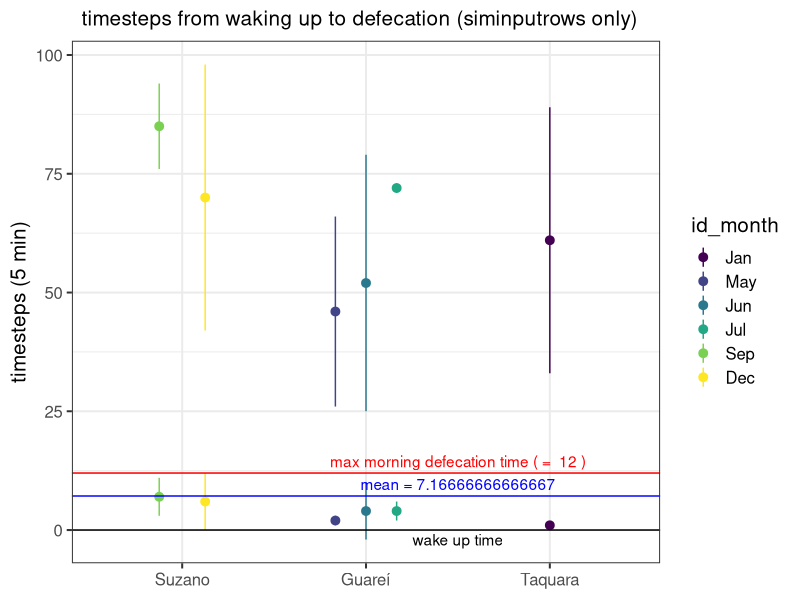
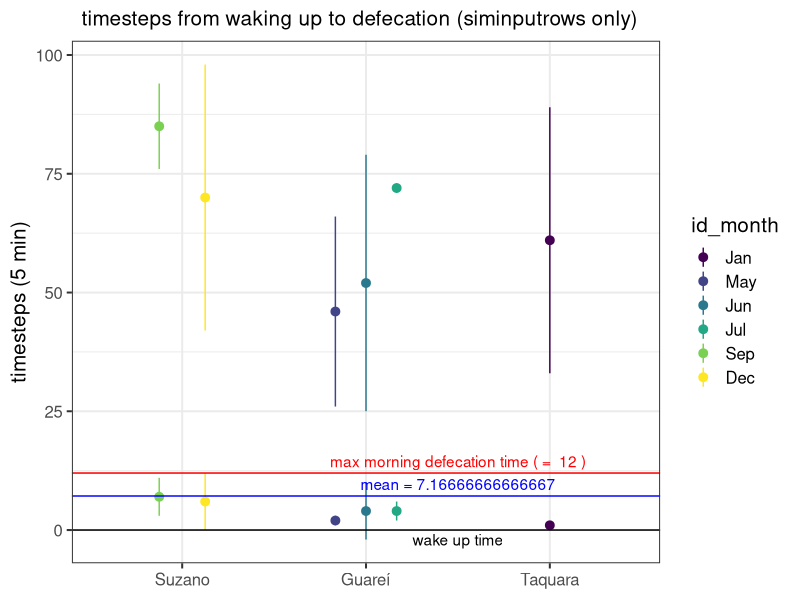

Reproduce these figures in R, in order. (Note: this script raises an error after producing the figures.)
# Script name: 01_filter-data-siminputrow.R
# Script purpose: derive empirical values for parameterizing the model to run in 
# the nine situations assigned in BLT_groups_data_summary_aftercleaning.csv in 
# Data/Movement/Curated.

# Date created: 2022-11-03d
# Author: Eduardo Zanette

## Notes --------------------------- 
#
#

## Options -------------------------
# (plotting, memory limit, decimal digits)
# 

## Packages -------------------------
library("here")
library("dplyr")
library("ggplot2")
library("readxl")
library("lubridate")
library("hms")


#### Siminputrow matrix  -------------------------

# Load siminputrow matrix from movement data -------------------------
siminputmatrix <- read.csv(here("Data", "Movement", "Curated", "Param_Simulation-time",  "BLT_groups_data_summary_siminputrow.csv"),
                           sep = ",", dec = ".", stringsAsFactors = TRUE) %>% 
  mutate(group = recode(group, "Guarei" = "Guareí")) # to match all other datasets
siminputmatrix %>% str()

# groups <- siminputmatrix$group
# months <- siminputmatrix$id_month



# Load movement dataset to gather the time tamarins wake up and mean time tamarins go to sleep 
dat.all.mv <- read.csv(here("Data", "Movement", "Curated", "BLT_groups_data.csv"),
                           sep = ",", dec = ".", stringsAsFactors = TRUE) %>% 
  mutate(group = recode(group, "Guarei" = "Guareí")) %>% 
  rename(datetime = POSIXct)

# dat.all.mv %>% str

# Filter by siminputrow
target <- siminputmatrix[ , 1:2]

mv <- dat.all.mv %>% 
  inner_join(target) %>%  # FILTER IS WRONG. YOU HAVE TO USE INNER_JOIN() # https://stackoverflow.com/questions/67097301/dplyr-filter-not-filtering-entire-dataset
  # dplyr::filter(group %in% siminputmatrix$group & id_month %in% siminputmatrix$id_month) %>%
  droplevels()  

mv <- mv %>%
# get HH:mm:ss of feeding and defecation
  mutate(
    datetime = lubridate::as_datetime(datetime),
    date = as_date(datetime),
    time = as_hms(datetime)
  ) 

# Getting mean weaking hours by days, group and timeframe
mv.days <- mv %>%
  group_by(group, id_month, date) %>% 
  
  # wake up and sleepint time
  summarise(
    time_wakeup = round(seconds_to_period(min(seconds(lubridate::hms(time))))),
    time_sleep = round(seconds_to_period(max(seconds(lubridate::hms(time)))))
  ) %>% 
  
  # differente between wakeup and sleeping time (=activity time)
  mutate(
    time_wakesleep_diff = round(seconds_to_period(seconds(time_sleep) - seconds(time_wakeup)))
  ) %>% 
  
  # Get all back to hms
  mutate_if(is.period, period_to_seconds) %>%
  mutate_at(vars(matches("time")), as_hms)

# Write csv
# mv.days %>% write.csv(here("Data", "Seed_dispersal", "Curated", "Param_siminputrow", "Siminputrow_activity-time_days.csv"),
#                       row.names = FALSE)


# Getting mean weaking hours by group and timeframe  
mv.summary <- mv.days %>%
  group_by(group, id_month) %>% 
  summarise(
    time_wakeup_mean = round(seconds_to_period(mean(seconds(lubridate::hms(time_wakeup))))),
    time_sleep_mean = round(seconds_to_period(mean(seconds(lubridate::hms(time_sleep))))),
    time_wakesleep_mean_diff = round(seconds_to_period(seconds(time_sleep_mean) - seconds(time_wakeup_mean)))
  )

# mv.summary %>% str()
  
# Get all back to hms
mv.summary <- mv.summary %>%
  mutate_if(is.period, period_to_seconds) %>%
  mutate_at(vars(matches("time")), as_hms)

# Merge to siminputmatrix
siminputmatrix <- left_join(siminputmatrix, mv.summary, by = c("group", "id_month"))

# Make it POSIXct to get difftime (= gut_transit_time in 00_prepare-data.R)
foo <- function(x) {
  posixct <- paste(Sys.Date(), x)
  return(posixct)
}
mv.summary <- mv.summary %>%
  mutate_at(vars(matches("time")), foo) %>% 
  mutate_at(vars(matches("time")), ymd_hms)
  
# Get mean difftime in minutes and timesteps
mv.summary <- mv.summary %>%
  mutate(
    time_wakesleep_diff_minutes = round(difftime(time_sleep_mean, time_wakeup_mean, unit = "mins"), digits = 0),
    timesteps_wakesleep_diff = round(as.numeric(time_wakesleep_diff_minutes / 5, digits = 0))
  )

# Drop unuseful columns
mv.summary <- mv.summary %>%
  select(-c(time_sleep_mean, time_wakeup_mean, time_wakesleep_mean_diff))

# Merge into siminputmatrix
siminputmatrix <- dplyr::left_join(siminputmatrix, mv.summary)

# Write csv
# siminputmatrix %>% write.csv(here("Data", "Seed_dispersal", "Curated", "Param_siminputrow",  "Siminputrow_activity-time_means.csv"),
#                       row.names = FALSE)

# Now we can check how long is the maximum in timesteps it takes for tamarins to defecate seeds after the start of the day.
# timesteps_wakesleep_mean_diff matches mean_timesteps, this means my calculations are correct


  
# Empirical seed dispersal data for summary:  -------------------------
## Load data
dat.all.sd <- read.csv(here("Data", "Seed_dispersal", "Curated", "All-areas_SeedDispersal.csv"),
                    sep = ",", stringsAsFactors = TRUE)
# dat.all.sd %>% str()


## Make seed dispersal data match siminputrow/movement data -------------------------
target <- siminputmatrix[ , 1:2]

dat.all.sd <- dat.all.sd %>%
  inner_join(target) %>%  # FILTER IS WRONG. YOU HAVE TO USE INNER_JOIN()
  # dplyr::filter(group %in% siminputmatrix$group & id_month %in% siminputmatrix$id_month) %>% 
  droplevels()


### Wrangle seed dispersal data  -------------------------
a <- dat.all.sd %>%
  # make datetime POSIXct
  mutate(
    def_datetime = lubridate::as_datetime(def_datetime), #, tz = "America/Sao_Paulo"),
    feed_datetime = lubridate::as_datetime(feed_datetime) #, tz = "America/Sao_Paulo"),
  ) %>% 
  
  # gather yyyy/mm/dd as id
  mutate(
    date = lubridate::as_date(def_datetime),
  ) %>% 
  
  # Defining each dispersal event as in the same day or next day
  mutate(disp_day = ifelse(lubridate::day(def_datetime) == lubridate::day(feed_datetime), # use case_when for a dplyr-er solution: https://stackoverflow.com/questions/22337394/dplyr-mutate-with-conditional-values
                           "same day",
                           "next day"),
         disp_day = as.factor(disp_day)
  ) %>% 
  
  # get HH:mm:ss of feeding and defecation
  mutate(
    def_time = as_hms(def_datetime),
    feed_time = as_hms(feed_datetime)
  ) %>% 
  
  # # get time of feeding and defecation in period
  # mutate(
  #   def_time_per = lubridate::seconds_to_period(def_time),
  #   feed_time_per = lubridate::seconds_to_period(feed_time)
  # ) %>%

  # # get duration of feeding and defecation in seconds
  # mutate(
  #   def_time_sec = lubridate::period_to_seconds(def_time_per),
  #   feed_time_sec = lubridate::period_to_seconds(feed_time_per)
  # ) %>%
  
  # Order group levels and drop NA
  dplyr::filter(!is.na(group)) %>% 
  mutate(group = forcats::fct_relevel(group, "Suzano", "Guareí", "Santa Maria", "Taquara")) %>%
  mutate(id_month = forcats::fct_relevel(id_month, "Jan", "Mar", "Apr", "May", 
                                         "Jun", "Jul", "Aug", "Sep", "Dec"))

# dat.all.sd$id_month %>% levels()
a %>% str()
# a$feed_time_per %>% sum()

### Merge wake up and sleep times to seed dispersal data
a <- left_join(a, mv.days) #, by = c("group", "id_month", "date"))

# colnames(a)
# colnames(mv.days)
# colnames(mv.days) %in% colnames(a)

### Define complete days (for which we have wake up and sleeping time according to timediff collum)
a <- a %>% 
  mutate(full_day = case_when(is.na(time_wakeup) ~ "incomplete",
                              TRUE ~ "complete"
                              ))

### Diminish the start hour from the defecation hour
str(a)
b <- a %>%
  # filter NAs
  dplyr::filter(!is.na(time_wakeup))

### Make it POSIXct to get difftime (= gut_transit_time in 00_prepare-data.R)
  foo <- function(x) {
    posixct <- paste(Sys.Date(), x)
    return(posixct)
  }
b <- b %>%
    mutate_at(c("def_time", "time_wakeup"), foo) %>% 
    mutate_at(c("def_time", "time_wakeup"), ymd_hms)

### Get mean difftime in minutes and timesteps
b <- b %>%
  mutate(
    time_wakeup_to_def = round(difftime(def_time, time_wakeup, unit = "mins"), digits = 0),
    timesteps_wakeup_to_def = round(as.numeric(time_wakeup_to_def / 5, digits = 0))
  )


### Make summary of timesteps for defecation by disp_day:  -------------------------  
c <- b %>%
  group_by(group, id_month, disp_day) %>% 
  summarise(
    GTT_timesteps_mean = round(mean(gut_transit_time) / 5, digits = 0), # 1 timestep = 5 mins
    GTT_timesteps_sd = round(sd(gut_transit_time) / 5, digits = 0), 
    
    # Quantos timesteps se passam em média até os micos terem a última defecaçao do dia?
    timesteps_wakeup_to_def_mean = round(mean(timesteps_wakeup_to_def), digits = 0),
    timesteps_wakeup_to_def_sd = round(sd(timesteps_wakeup_to_def), digits = 0)
  )

### Get the latest morning defecation
e <-  c %>% 
  dplyr::filter(disp_day == "next day") %>%
  summarise(
    max_timestep = max(timesteps_wakeup_to_def_mean + timesteps_wakeup_to_def_sd)
  )
hline2 <- max(e$max_timestep)
hline3 <- mean(e$max_timestep)
### From this we can see that the timesteps taken to morning defecation after tamarins wake up is very small (from 1 to 12)  


### Plot it
c %>% 
  ggplot(
    aes(x = group, y = timesteps_wakeup_to_def_mean, 
        
        #group = interaction(disp_day, id_month), 
        color = id_month, 
        #shape = disp_day,
        ymin = timesteps_wakeup_to_def_mean - timesteps_wakeup_to_def_sd,
        ymax = timesteps_wakeup_to_def_mean + timesteps_wakeup_to_def_sd)
  ) +
  # geom_boxplot() +
  geom_pointrange(position = position_dodge(width = 0.5)) +
  
  # Add horizontal lines:
  geom_hline(yintercept = 0, col = "black") +
  geom_hline(yintercept = hline2, col = "red") +
  geom_hline(yintercept = hline3, col = "blue") +
  # coord_cartesian(clip = "off") + # this allows plotting text outside of plot
  annotate("text", label = paste("max morning defecation time ( = ", hline2, ")"),  x = 2.5, y = hline2 + 2.5, color = "red") +
  annotate("text", label = paste("mean =", hline3),  x = 2.5, y = hline3 + 2.5, color = "blue") +
  annotate("text", label = "wake up time",  x = 2.5, y = 0 - 2, color = "black") +
  
  ylab("timesteps (5 min)") +
  ggtitle("timesteps from waking up to defecation (siminputrows only)") +
  theme_bw(base_size = 15) +
  theme(axis.title.x = element_blank(),
        plot.title = element_text(
          hjust = 0.3  ,
          size = 15
                                  )) +
  scale_color_viridis_d()

#### Save plot
ggsave(here("Data", "Seed_dispersal", "Curated", "Param_siminputrow",
            'Plot_GTT_disp-day_morning-defecation.png'), height = 7, width = 5)

##### Write csv
# c %>%
#   write.csv(here("Data", "Seed_dispersal", "Curated", "Param_siminputrow", "Siminputrow_disp-day.csv"),
#             row.names = FALSE)

#### Write csv for next day events (same day values are not entering the siminputmatrix as this is estimated by GTT in 00_prepare-data.R already)
d1 <- c %>% 
  dplyr::filter(disp_day == "next day") %>% 
  ungroup()

d2 <- c %>% 
  dplyr::filter(disp_day == "same day") %>% 
  ungroup()

to_app1 <- "_next_day"
to_app2 <- "_same_day"
cols1 <- d1 %>% dplyr::select("GTT_timesteps_mean":"timesteps_wakeup_to_def_sd") %>% colnames()
cols2 <- d2 %>% dplyr::select("GTT_timesteps_mean":"timesteps_wakeup_to_def_sd") %>% colnames()

d1 <- d1 %>% 
  rename_with(., ~paste(cols1, to_app1), all_of(cols1)) %>% 
  # tidyr::pivot_wider()
  select(-disp_day)

d2 <- d2 %>% 
  rename_with(., ~paste(cols2, to_app2), all_of(cols2)) %>% 
  # tidyr::pivot_wider()
  select(-disp_day)


### Join and save
siminputmatrix_nextday_seeddispersal <- left_join(siminputmatrix, d1)
siminputmatrix_nextday_seeddispersal <- left_join(siminputmatrix, d2)

# siminputmatrix_nextday_seeddispersal %>%
  # write.csv(here("Data", "Seed_dispersal", "Curated", "Param_siminputrow", "Siminputrow_disp-day_nex-day_params.csv"),
  # row.names = FALSE)

### From this we can see that the timesteps taken to morning defecation after tamarins wake up is very small (from 1 to 12, but mean = 6.3)  




































  

# Continue with the siminputmatrix
b <- b %>% 
  dplyr::filter(disp_day == "same day")


  mutate(
    # time_def_mean = (time_def_mean)
    # max_time_seeds_mean = seconds_to_period(max_time_seeds_mean), # divided by 60 (= minutes)
      # max_time_seeds_sd = seconds_to_period(max_time_seeds_sd)     # divided by 60 (= minutes) 
      )

b %>% str()
dat.all.sd %>% str()

